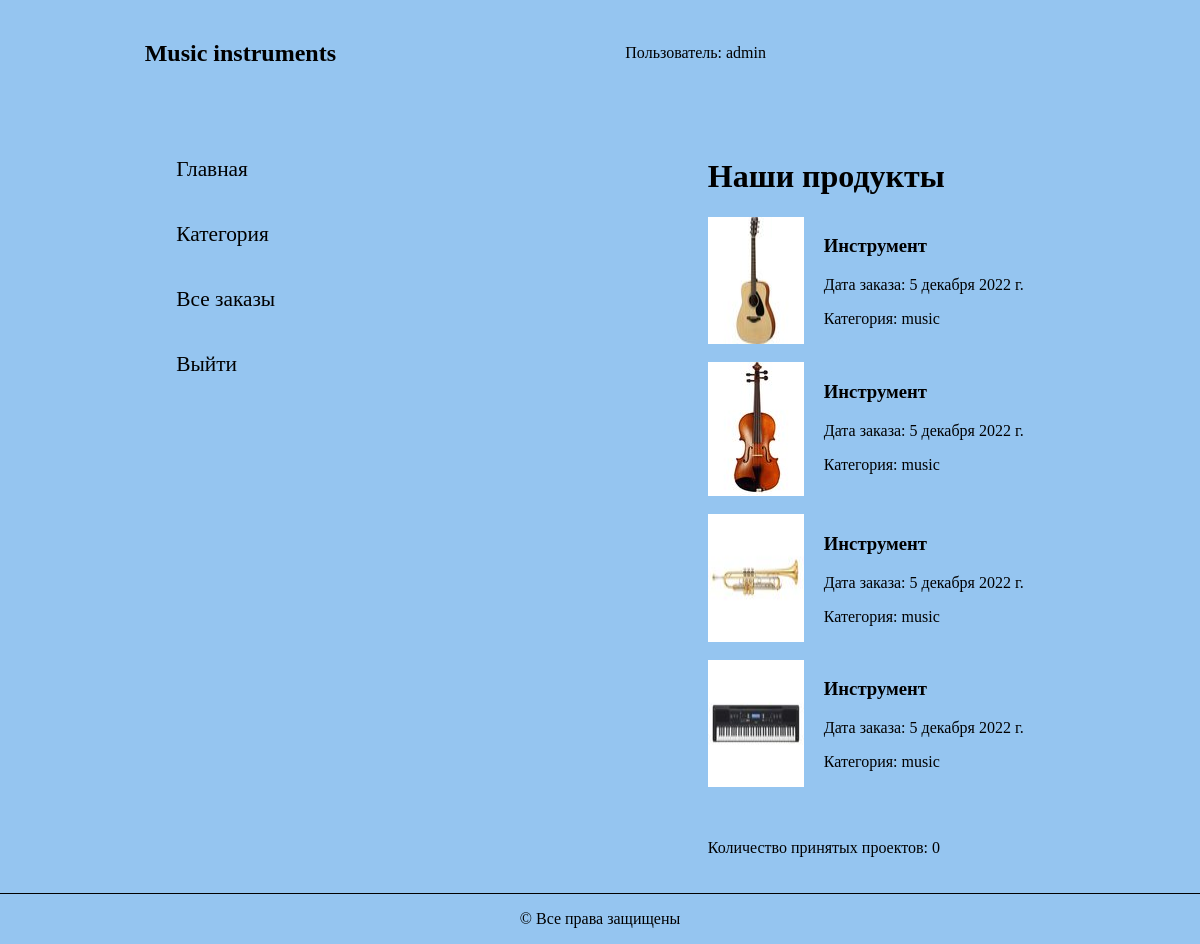
/studio/ (signed in), run on the app's committed database.
### studio/models.py (models this page shows, shortened)
class User(AbstractUser):
    name = models.CharField(max_length=200, verbose_name='Имя', blank=False, validators=[
        RegexValidator(
            regex='^[А-Яа-я -]*$',
            message='Имя пользователя должно состоять из кириллицы',
            code='invalid_username'
        ),
    ])
    surname = models.CharField(max_length=200, verbose_name='Фамилия', blank=False, validators=[
        RegexValidator(
            regex='^[А-Яа-я -]*$',
            message='Фамилия пользователя должно состоять из кириллицы',
            code='invalid_username'
        ),
    ])
    patronymic = models.CharField(max_length=200, verbose_name='Отчество', blank=True, validators=[
        RegexValidator(
            regex='^[А-Яа-я -]*$',
            message='Отчество пользователя должно состоять из кириллицы',
            code='invalid_username'
        ),
    ])
    username = models.CharField(max_length=200, verbose_name='Логин', unique=True, blank=False, validators=[
        RegexValidator(
            regex='^[A-Za-z -]*$',
            message='Имя пользователя должно состоять только из латиницы',
            code='invalid_username'
        ),
    ])
    email = models.EmailField(max_length=200, verbose_name='Почта', unique=True, blank=False)
    password = models.CharField(max_length=200, verbose_name='Пароль', blank=False)
    role = models.CharField(max_length=200, verbose_name='Роль',
                            choices=(('admin', 'Администратор'), ('user', 'Пользователь')), default='user')
    USERNAME_FIELD = 'username'
    class Meta:
        ordering = ['name']

class Order(models.Model):
    day_add = models.DateField(null=True, blank=True)
    name = models.CharField(max_length=200, verbose_name='Имя', blank=False)
    summary = models.TextField(max_length=1000, help_text="Описание", blank=False)
    category = models.ForeignKey('category', help_text="Выбор категории", on_delete=models.CASCADE, blank=False)
    photo_file = models.ImageField(max_length=200, upload_to=get_name_file, blank=False, null=True,
                                   validators=[FileExtensionValidator(allowed_extensions=['png', 'jpg', 'jpeg'])])
    customer_order = models.ForeignKey('user', on_delete=models.SET_NULL, null=True, blank=True)
    comment = models.TextField(max_length=1000, help_text="Комментарий", blank=True)
    img = models.ImageField(max_length=200, upload_to=get_name_file, blank=True, null=True,
                                   validators=[FileExtensionValidator(allowed_extensions=['png', 'jpg', 'jpeg'])])
    LOAN_STATUS = (
        ('n', 'Новая'),
        ('a', 'Принято в работу'),
        ('c', 'Выполнено'),
    )
    status = models.CharField(max_length=1, choices=LOAN_STATUS, blank=True, default='n')
    class Meta:
        ordering = ["status"]
        permissions = (("can_mark_returned", "Установите статус заказа"),)

class Category(MPTTModel):
    title = models.CharField(max_length=50, unique=True, verbose_name='Название')
    parent = TreeForeignKey('self', on_delete=models.PROTECT, null=True, blank=True, related_name='children',
                            db_index=True, verbose_name='Родительская категория')
    slug = models.SlugField()
    class MPTTMeta:
        order_insertion_by = ['title']
    class Meta:
        unique_together = [['parent', 'slug']]
        verbose_name = 'Категория'
        verbose_name_plural = 'Категории'
    def __str__(self):
        return self.title

### studio/views.py (the view)
# urls.py: path('', views.index, name='index'),
def index(request):
    num_order = Order.objects.filter(status__exact='c')[:4]
    num_status = Order.objects.filter(status__exact='a').count()
    return render(
        request,
        'index.html',
        context={'num_order': num_order, 'num_status': num_status},
    )

### studio/templates/index.html (shortened to what this page needs)
{% load static %}
{% load thumbnail %}
<!DOCTYPE html>
<html lang="ru">
<head>
    <link rel="stylesheet" media="screen" type="text/css" href="{% static 'css/style.css' %}">
</head>
<body>
<header>
    <h2>Music instruments</h2>
    <span class="user">
             Пользователь: {{ user.get_username }}
            </span>
</header>
<div>
    <div class="mein">
        <div class="link">
            <a href="{% url 'index'  %}">Главная</a>
            {% if user.is_staff %}
            <a href="{% url 'category-list' %}">Категория</a>
            {% endif %}
            {% if perms.studio.can_mark_returned %}
            <a href="{% url 'all-order' %}">Все заказы</a>
            <a href="{% url 'logout'%}?next={{request.path}}">Выйти</a>
            {% endif %}
        </div>
        <div class="content">
            <h1>Наши продукты</h1>
            {% for order in num_order %}
            <div class="info_index">
                <img src="{% thumbnail order.photo_file 'index' %}" alt="Картинка">
                <div class="info_text">
                    <h3>Инструмент</h3>
                    <p>Дата заказа: {{ order.day_add }}</p>
                    <p>Категория: {{ order.category}}</p>
                </div>
            </div>
            <br>
            {% endfor %}
            <br>
            <p>Количество принятых проектов: {{ num_status }}</p>
        </div>
    </div>
</div>
<footer>
    <p>&copy; Все права защищены</p>
</footer>
</body>
</html>

### studio/static/css/style.css (style rules this page uses)
body { margin: 0 auto; max-width: 1200px; background-color: #95c5f0; }
header { display: flex; align-items: center; justify-content: space-around; margin-top: 20px; margin-bottom: 20px; }
.mein { display: flex; justify-content: space-around; margin-top: 50px; }
.link { display: flex; flex-direction: column; margin-right: 40px; }
.content { margin-left: 40px; }
.link > a { font-size: 16pt; margin-top: 20px; margin-bottom: 20px; text-decoration: none; color: black; }
footer { display: flex; align-items: center; justify-content: space-around; border-top: 1px solid black; margin-top: 20px; }
.info_index { display: flex; }
.info_text { margin-left: 20px; }

### data on the page
User: get_username "admin"
Order: photo_file (picture), day_add "5 декабря 2022 г.", category "music"
Order: photo_file (picture), day_add "5 декабря 2022 г.", category "music"
Order: photo_file (picture), day_add "5 декабря 2022 г.", category "music"
Order: photo_file (picture), day_add "5 декабря 2022 г.", category "music"

### other printed values
{{ num_status }} "0"
